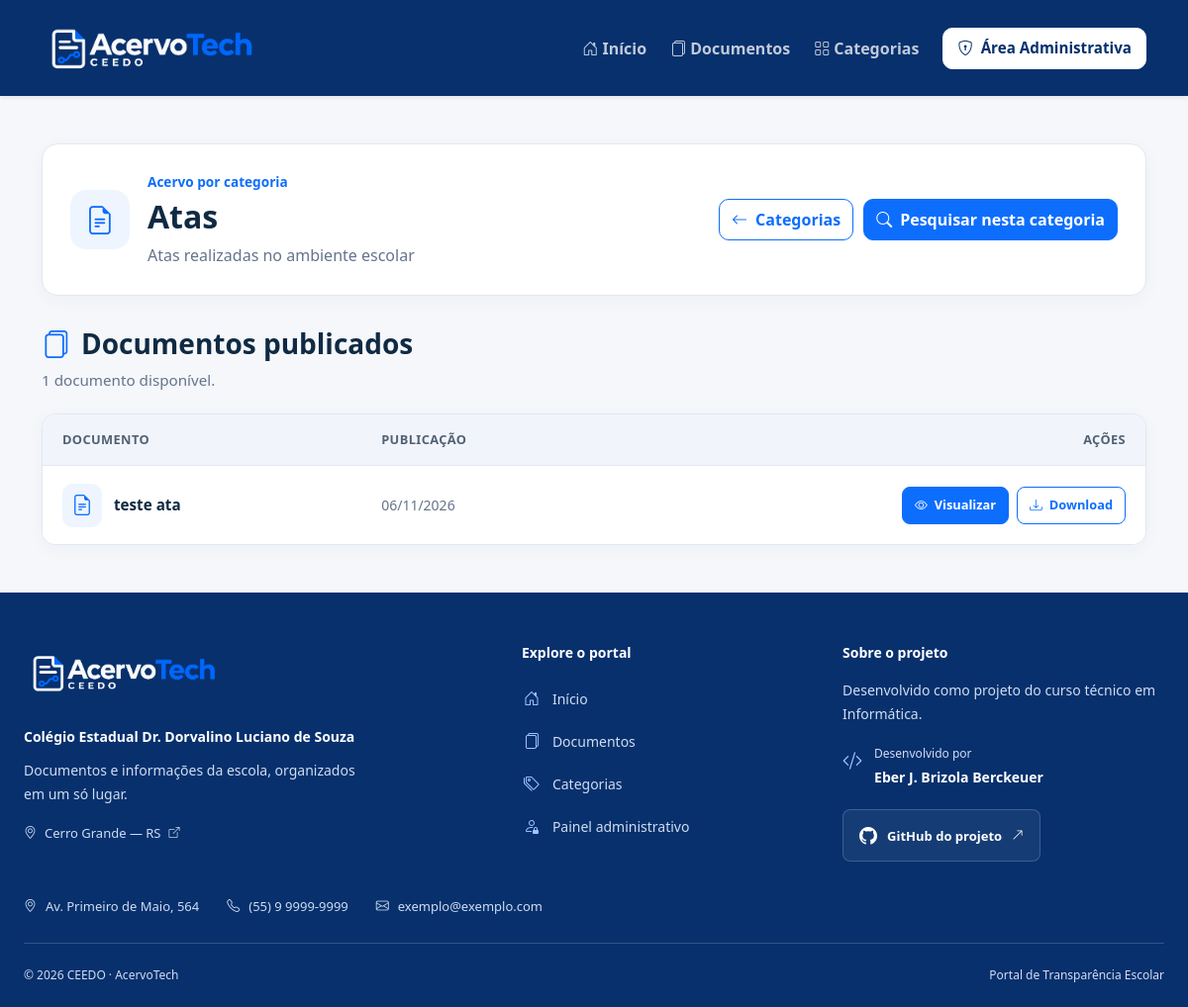
The page /categoria.php?id=24 on the database its author committed.
### tables this page shows
CREATE TABLE `categorias` (
  `id_categoria` int(11) NOT NULL,
  `nome_categoria` varchar(255) NOT NULL,
  `info_categoria` varchar(255) NOT NULL DEFAULT '',
  `icone` varchar(50) NOT NULL DEFAULT 'bi-folder'
);

CREATE TABLE `documentos` (
  `id_documento` int(11) NOT NULL,
  `nome` varchar(255) NOT NULL,
  `id_categoria` int(11) NOT NULL,
  `caminho` varchar(255) NOT NULL,
  `data_upload` timestamp NOT NULL DEFAULT current_timestamp()
);

### categoria.php (the view, shortened to what this page needs)
<?php
require_once __DIR__ . '/painel/conexao.php';
$idRecebido = $_GET['id'] ?? null;
$idCategoria = is_string($idRecebido)
    ? filter_var(
        $idRecebido,
        FILTER_VALIDATE_INT,
        ['options' => ['min_range' => 1]]
    )
    : false;
$stmtCategoria = mysqli_prepare(
    $conexao,
    'SELECT id_categoria, nome_categoria, info_categoria, icone
     FROM categorias
     WHERE id_categoria = ?
     LIMIT 1'
);
mysqli_stmt_bind_param($stmtCategoria, 'i', $idCategoria);
mysqli_stmt_execute($stmtCategoria);
$resultadoCategoria = mysqli_stmt_get_result($stmtCategoria);
$categoria = mysqli_fetch_assoc($resultadoCategoria);
$stmtDocumentos = mysqli_prepare(
    $conexao,
    'SELECT id_documento, nome, data_upload
     FROM documentos
     WHERE id_categoria = ?
     ORDER BY data_upload DESC, id_documento DESC'
);
mysqli_stmt_bind_param($stmtDocumentos, 'i', $idCategoria);
mysqli_stmt_execute($stmtDocumentos);
$documentos = mysqli_stmt_get_result($stmtDocumentos);
$totalDocumentos = mysqli_num_rows($documentos);
$iconesPermitidos = iconesCategorias();
$iconeSalvo = $categoria['icone'] ?? '';
$iconeCategoria = (
    is_string($iconeSalvo)
    && isset($iconesPermitidos[$iconeSalvo])
) ? $iconeSalvo : 'bi-folder';
$descricaoCategoria = trim($categoria['info_categoria'] ?? '');
$escaparCategoria = static function (string $texto): string {
    return htmlspecialchars(
        $texto,
        ENT_QUOTES | ENT_SUBSTITUTE,
        'UTF-8'
    );
};
?>
<!DOCTYPE html>
<html lang="pt-br">
<head>
    <link href="https://cdn.jsdelivr.net/npm/bootstrap@5.3.3/dist/css/bootstrap.min.css" rel="stylesheet">
    <link href="https://cdn.jsdelivr.net/npm/bootstrap-icons@1.11.3/font/bootstrap-icons.min.css" rel="stylesheet">
    <link rel="stylesheet" href="assets/css/style.css">
    <link rel="stylesheet" href="assets/css/rodape.css">
    <link rel="stylesheet" href="assets/css/visual.css">
</head>
<body class="pagina-categorias-portal">
<?php include __DIR__ . '/includes/navbar.php'; ?>
<main class="container py-5">
    <header class="categoria-cabecalho">
        <div class="categoria-apresentacao">
            <span class="categoria-emblema">
                <i
                    class="bi <?= $escaparCategoria($iconeCategoria) ?>"
                    aria-hidden="true"
                ></i>
            </span>
            <div>
                <p class="categoria-sobretitulo">Acervo por categoria</p>
                <h1>
                    <?= $escaparCategoria($categoria['nome_categoria']) ?>
                </h1>
                <p class="categoria-resumo">
                    <?= $escaparCategoria($descricaoCategoria) ?>
                </p>
            </div>
        </div>
        <div class="categoria-cabecalho-acoes">
            <a href="categorias.php" class="btn btn-outline-primary">
                <i class="bi bi-arrow-left" aria-hidden="true"></i>
                Categorias
            </a>
            <a
                href="documentos.php?categoria=<?= (int) $idCategoria ?>"
                class="btn btn-primary"
            >
                <i class="bi bi-search" aria-hidden="true"></i>
                Pesquisar nesta categoria
            </a>
        </div>
    </header>
    <section
        class="documentos-recentes categoria-documentos"
        aria-labelledby="titulo-documentos"
    >
        <div class="documentos-cabecalho">
            <div>
                <h2 id="titulo-documentos">
                    <i class="bi bi-files" aria-hidden="true"></i>
                    Documentos publicados
                </h2>
                <p>
                    <?= $totalDocumentos ?>
                    <?= $totalDocumentos === 1
                        ? 'documento disponível.'
                        : 'documentos disponíveis.' ?>
                </p>
            </div>
        </div>
        <div class="documentos-bloco">
            <?php if ($totalDocumentos > 0): ?>
                <div
                    class="table-responsive"
                    role="region"
                    aria-label="Documentos da categoria"
                    tabindex="0"
                >
                    <table class="table tabela-recentes">
                        <thead>
                            <tr>
                                <th scope="col">Documento</th>
                                <th scope="col">Publicação</th>
                                <th scope="col" class="coluna-acoes">Ações</th>
                            </tr>
                        </thead>
                        <tbody>
                            <?php while ($documento = mysqli_fetch_assoc($documentos)): ?>
                                <?php
                                $dataDocumento = strtotime(
                                    $documento['data_upload'] ?? ''
                                );
                                ?>
                                <tr>
                                    <td>
                                        <div class="documento-identificacao">
                                            <span class="documento-simbolo">
                                                <i
                                                    class="bi bi-file-earmark-text"
                                                    aria-hidden="true"
                                                ></i>
                                            </span>
                                            <span class="documento-nome">
                                                <?= $escaparCategoria($documento['nome']) ?>
                                            </span>
                                        </div>
                                    </td>
                                    <td class="documento-data">
                                        <?= $dataDocumento !== false
                                            ? date('d/m/Y', $dataDocumento)
                                            : 'Não informada' ?>
                                    </td>
                                    <td>
                                        <div class="documento-acoes">
                                            <a
                                                href="visualizar.php?id=<?= (int) $documento['id_documento'] ?>"
                                                target="_blank"
                                                rel="noopener noreferrer"
                                                class="btn btn-primary btn-sm"
                                            >
                                                <i class="bi bi-eye" aria-hidden="true"></i>
                                                Visualizar
                                            </a>
                                            <a
                                                href="download.php?id=<?= (int) $documento['id_documento'] ?>"
                                                class="btn btn-outline-primary btn-sm"
                                            >
                                                <i class="bi bi-download" aria-hidden="true"></i>
                                                Download
                                            </a>
                                        </div>
                                    </td>
                                </tr>
                            <?php endwhile; ?>
                        </tbody>
                    </table>
                </div>
            <?php endif; ?>
        </div>
    </section>
</main>
<?php include __DIR__ . '/includes/footer.php'; ?>
</body>
</html>

### assets/css/style.css (style rules this page uses)
body { background:#f5f6fa; }
section { margin-bottom:70px; }
.table { background:#fff; }

### assets/css/visual.css (style rules this page uses)
:root { --acervo-azul: #0d6efd; --acervo-marinho: #07306d; --acervo-borda: #e2e8f0; --acervo-suave: #eef5ff; --painel-azul-escuro: #07306d; }
body { background-color: #f5f7fb; }
.content .btn .bi, .container .btn .bi, .sidebar .menu-item .bi { flex-shrink: 0; line-height: 1; }
.container .btn { display: inline-flex; align-items: center; justify-content: center; gap: 8px; min-height: 42px; border-radius: 10px; font-weight: 600; }
.container .btn-sm { min-height: 34px; }
.documentos-recentes { margin-block: 56px; }
.documentos-recentes .documentos-cabecalho { display: flex; align-items: center; justify-content: space-between; flex-wrap: wrap; gap: 18px; margin-bottom: 22px; }
.documentos-recentes .documentos-cabecalho h2 { display: flex; align-items: center; gap: 12px; margin: 0; color: #102a43; font-size: clamp(1.35rem, 3vw, 1.75rem); font-weight: 700; }
.documentos-recentes .documentos-cabecalho h2 i { color: #0d6efd; }
.documentos-recentes .documentos-cabecalho p { margin: 8px 0 0; color: #64748b; font-size: 0.95rem; }
.documentos-recentes .documentos-bloco { overflow: hidden; border: 1px solid #e2e8f0; border-radius: 14px; background: #fff; box-shadow: 0 4px 18px rgba(16, 42, 67, 0.04); }
.documentos-recentes .tabela-recentes { width: 100%; margin: 0; vertical-align: middle; }
.documentos-recentes .tabela-recentes thead th { padding: 16px 20px; border-bottom: 1px solid #e2e8f0; background: #f1f5fb; color: #526174; font-size: 0.8rem; font-weight: 700; letter-spacing: 0.4px; text-transform: uppercase; white-space: nowrap; }
.documentos-recentes .tabela-recentes tbody td { padding: 18px 20px; border-bottom: 1px solid #edf1f6; background: #fff; transition: background-color 0.2s; }
.documentos-recentes .tabela-recentes tbody tr:last-child td { border-bottom: 0; }
.documentos-recentes .documento-identificacao { display: flex; align-items: center; gap: 12px; }
.documentos-recentes .documento-simbolo { display: inline-flex; align-items: center; justify-content: center; flex: 0 0 40px; width: 40px; height: 44px; border-radius: 10px; background: #eef5ff; color: #0d6efd; font-size: 21px; }
.documentos-recentes .documento-nome { min-width: 0; color: #102a43; font-size: 0.95rem; font-weight: 600; overflow-wrap: anywhere; }
.documentos-recentes .documento-data { color: #64748b; font-size: 0.875rem; white-space: nowrap; }
.documentos-recentes .coluna-acoes { text-align: right; }
.documentos-recentes .documento-acoes { display: flex; justify-content: flex-end; gap: 8px; }
.documentos-recentes .documento-acoes .btn { display: inline-flex; align-items: center; justify-content: center; gap: 7px; min-height: 38px; padding: 8px 12px; border-radius: 8px; font-size: 0.8rem; font-weight: 600; white-space: nowrap; }
.pagina-categorias-portal { display: flex; flex-direction: column; min-height: 100vh; min-height: 100dvh; }
.pagina-categorias-portal > main { flex: 1; }
.pagina-categorias-portal .categoria-cabecalho { display: flex; align-items: center; justify-content: space-between; flex-wrap: wrap; gap: 24px; margin-bottom: 32px; padding: 28px; border: 1px solid var(--acervo-borda); border-radius: 16px; background: #fff; box-shadow: 0 4px 18px rgba(16, 42, 67, 0.04); }
.categoria-cabecalho .categoria-apresentacao { display: flex; align-items: center; flex: 1 1 320px; gap: 18px; min-width: 0; }
.categoria-apresentacao > div { min-width: 0; }
.categoria-cabecalho .categoria-emblema { display: inline-flex; align-items: center; justify-content: center; flex: 0 0 60px; width: 60px; height: 60px; border-radius: 16px; background: var(--acervo-suave); color: var(--acervo-azul); font-size: 1.8rem; }
.categoria-cabecalho .categoria-sobretitulo { margin: 0 0 5px; color: var(--acervo-azul); font-size: 0.85rem; font-weight: 600; }
.categoria-cabecalho h1 { margin: 0 0 8px; color: #102a43; font-size: clamp(1.6rem, 3vw, 2rem); font-weight: 700; overflow-wrap: anywhere; }
.categoria-cabecalho .categoria-resumo { margin: 0; color: #64748b; overflow-wrap: anywhere; }
.categoria-cabecalho-acoes { display: flex; flex-wrap: wrap; gap: 10px; }
.pagina-categorias-portal .categoria-documentos { margin-block: 0; }

### rows shown on the page
categorias: nome_categoria "Atas", info_categoria "Atas realizadas no ambiente escolar"
documentos: nome "teste ata", data_upload "06/11/2026"

### other values the page prints
$totalDocumentos "1"
$textoRodape($dadosRodape['escola']) "Colégio Estadual Dr. Dorvalino Luciano de Souza"
$textoRodape($dadosRodape['autor']) "Eber J. Brizola Berckeuer"
$textoRodape($dadosRodape['endereco']) "Av. Primeiro de Maio, 564"
$textoRodape($dadosRodape['telefone']) "(55) 9 9999-9999"
$textoRodape($dadosRodape['email']) "exemplo@exemplo.com"
